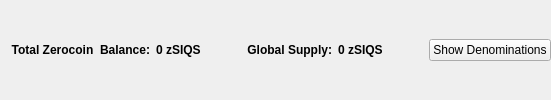
                       <widget class="QFrame" name="balanceSupplyFrame">
                        <layout class="QHBoxLayout" name="horizontalLayout_2" stretch="0,0,0,1,0">
                         <property name="rightMargin">
                          <number>0</number>
                         </property>
                         <item>
                          <layout class="QHBoxLayout" name="horizontalLayout_34">
                           <item>
                            <widget class="QLabel" name="labelzAvailableText_3">
                             <property name="font">
                              <font>
                               <weight>75</weight>
                               <bold>true</bold>
                              </font>
                             </property>
                             <property name="toolTip">
                              <string>Total Balance including unconfirmed and immature zSIQS</string>
                             </property>
                             <property name="text">
                              <string>Total Zerocoin  Balance:</string>
                             </property>
                             <property name="alignment">
                              <set>Qt::AlignRight|Qt::AlignTrailing|Qt::AlignVCenter</set>
                             </property>
                            </widget>
                           </item>
                           <item>
                            <widget class="QLabel" name="labelzAvailableAmount_4">
                             <property name="minimumSize">
                              <size>
                               <width>40</width>
                               <height>0</height>
                              </size>
                             </property>
                             <property name="font">
                              <font>
                               <weight>75</weight>
                               <bold>true</bold>
                              </font>
                             </property>
                             <property name="toolTip">
                              <string>Total Balance including unconfirmed and immature zSIQS</string>
                             </property>
                             <property name="text">
                              <string>0 zSIQS</string>
                             </property>
                             <property name="alignment">
                              <set>Qt::AlignLeading|Qt::AlignLeft|Qt::AlignVCenter</set>
                             </property>
                            </widget>
                           </item>
                          </layout>
                         </item>
                         <item>
                          <spacer name="horizontalSpacer_32">
                           <property name="orientation">
                            <enum>Qt::Horizontal</enum>
                           </property>
                           <property name="sizeHint" stdset="0">
                            <size>
                             <width>40</width>
                             <height>20</height>
                            </size>
                           </property>
                          </spacer>
                         </item>
                         <item>
                          <layout class="QHBoxLayout" name="horizontalLayout_35">
                           <item>
                            <widget class="QLabel" name="labelZsupplyText_2">
                             <property name="font">
                              <font>
                               <weight>75</weight>
                               <bold>true</bold>
                              </font>
                             </property>
                             <property name="text">
                              <string>Global Supply:</string>
                             </property>
                             <property name="alignment">
                              <set>Qt::AlignRight|Qt::AlignTrailing|Qt::AlignVCenter</set>
                             </property>
                            </widget>
                           </item>
                           <item>
                            <widget class="QLabel" name="labelZsupplyAmount_2">
                             <property name="font">
                              <font>
                               <weight>75</weight>
                               <bold>true</bold>
                              </font>
                             </property>
                             <property name="text">
                              <string>0 zSIQS</string>
                             </property>
                            </widget>
                           </item>
                          </layout>
                         </item>
                         <item>
                          <spacer name="horizontalSpacer_31">
                           <property name="orientation">
                            <enum>Qt::Horizontal</enum>
                           </property>
                           <property name="sizeHint" stdset="0">
                            <size>
                             <width>40</width>
                             <height>20</height>
                            </size>
                           </property>
                          </spacer>
                         </item>
                         <item>
                          <widget class="QPushButton" name="pushButtonShowDenoms">
                           <property name="toolTip">
                            <string>Show zSIQS denominations list</string>
                           </property>
                           <property name="text">
                            <string>Show Denominations</string>
                           </property>
                          </widget>
                         </item>
                        </layout>
                       </widget>
